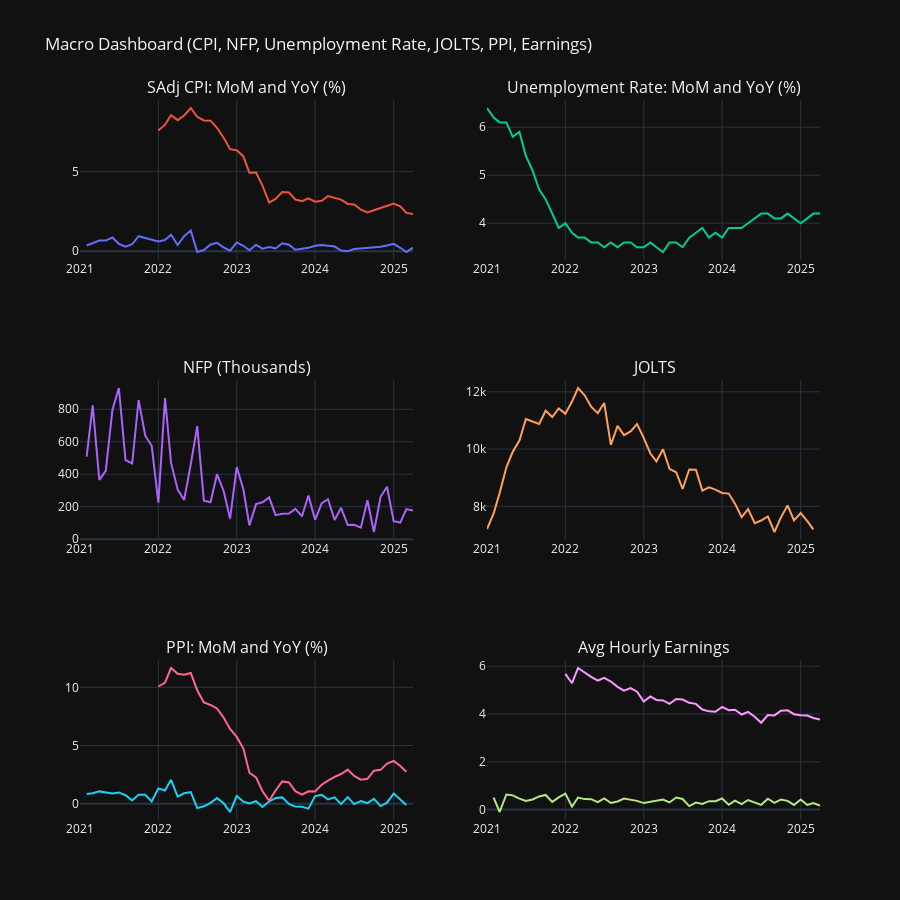

Notebook code for this chart:
### Code cell
merged_macro_data = monthly_macro_data_dashboard(start_year=2021)
